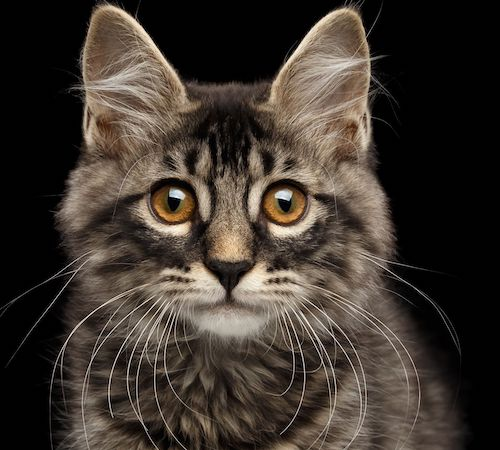
#> input picture pythonDocs/images/dithering/cat.jpg, 500 x 450 px
$ python ditherRGB.py
#> lines starting #> are read from the running program, lines starting #| are printed output that depends on the picture

from PIL import Image
import matplotlib.pyplot as plt
import numpy as np

img = Image.open("cat.jpg")
#> img is the input picture: PIL image 500x450 RGB; mean R, G, B 61.9, 53.5, 46.1
data = np.array(img)

print(data.shape)
#| (450, 500, 3)

def find_closest_palette_color(oldpixel):
    multiplier = 64
    return np.round(oldpixel/multiplier) * multiplier

for y in range(data.shape[0]):
    for x in range(data.shape[1]):
        oldpixel = data[y, x,:]
        newpixel = find_closest_palette_color(oldpixel)
        data[y,x,:] = newpixel
        quantization_error = oldpixel - newpixel

        if y < data.shape[0]-1 and 0 < x < data.shape[1]-1:
            # spread out the quantization error below and to the right
            data[y, x + 1,:]     = data[y, x + 1,:]     + quantization_error * 7 / 16
            data[y + 1, x - 1,:] = data[y + 1, x - 1,:] + quantization_error * 3 / 16
            data[y + 1, x,:]     = data[y + 1, x,:]     + quantization_error * 5 / 16
            data[y + 1, x + 1,:] = data[y + 1, x + 1,:] + quantization_error * 1 / 16
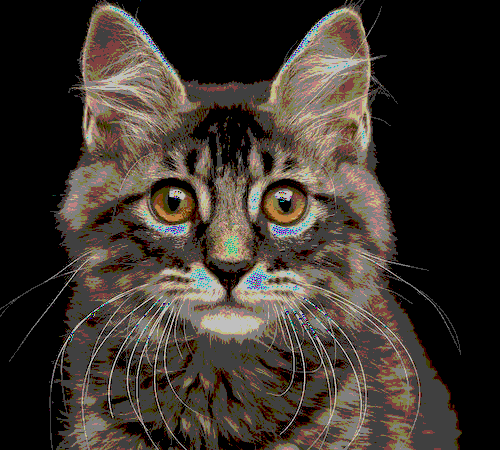
#> data: shape (450, 500, 3); mean R, G, B 60.1, 52.3, 45.2

plt.imshow(data)
plt.show()
